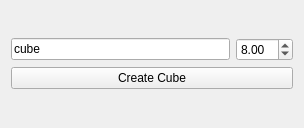
<?xml version="1.0" encoding="UTF-8"?>
<ui version="4.0">
 <class>Form</class>
 <widget class="QWidget" name="Form">
  <property name="geometry">
   <rect>
    <x>0</x>
    <y>0</y>
    <width>304</width>
    <height>128</height>
   </rect>
  </property>
  <property name="windowTitle">
   <string>ExampleUIFile</string>
  </property>
  <layout class="QGridLayout" name="gridLayout">
   <item row="0" column="0">
    <layout class="QVBoxLayout" name="verticalLayout">
     <item>
      <layout class="QHBoxLayout" name="horizontalLayout">
       <item>
        <widget class="QLineEdit" name="uiCubeName">
         <property name="text">
          <string>cube</string>
         </property>
        </widget>
       </item>
       <item>
        <widget class="QDoubleSpinBox" name="uiCubeLength">
         <property name="value">
          <double>8.000000000000000</double>
         </property>
        </widget>
       </item>
      </layout>
     </item>
     <item>
      <widget class="QPushButton" name="uiCreateCube">
       <property name="text">
        <string>Create Cube</string>
       </property>
      </widget>
     </item>
    </layout>
   </item>
  </layout>
 </widget>
 <resources/>
 <connections/>
</ui>
